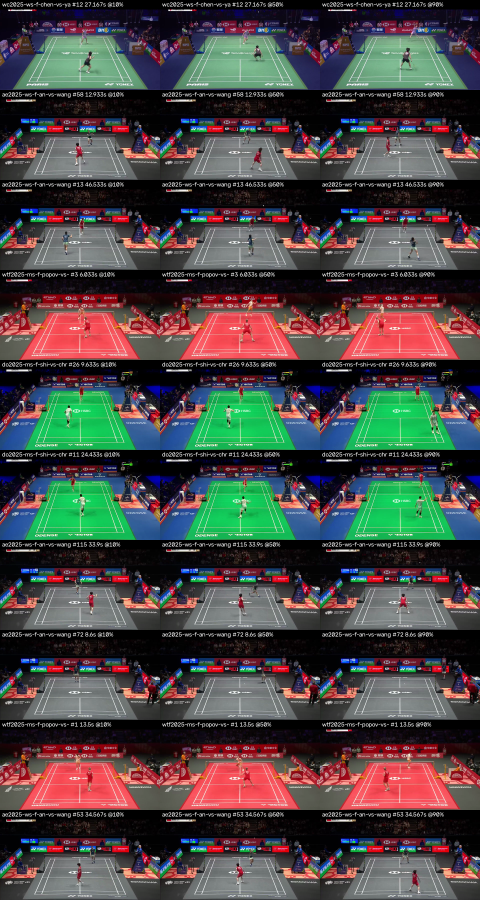
#> input picture data/spot_check.png, 960 x 1800 px (shown at 1/2 size)
$ python -i court_calibrate.py   (imports and definitions only)
#> lines starting #> are read from the running program, lines starting #| are printed output that depends on the picture
#> further down, picture is the input picture: shape (1800, 960, 3); mean B, G, R 68.4, 69.8, 75.2
"""Phase 1B — court homography.

For each match processed by video_prep.py: builds a clean reference image of the main camera view
(per-pixel median of frames across its clips, which removes the players), finds the painted lines,
fits the homography from court metres to image pixels, and checks it by projecting every line back.

  .venv/bin/python court_calibrate.py                          # every match with clips
  .venv/bin/python court_calibrate.py --match <id>
  .venv/bin/python court_calibrate.py --match <id> --click     # seed from 4 clicked corners instead of the search

Writes segments/<match_id>/court.json (homography, camera, per-line errors), court_reference.jpg,
court_mask.png and court_overlay.jpg, plus court_gate.jpg across all matches.
"""
import argparse
import csv
import json
import sys
from itertools import combinations

import cv2
import numpy as np

import court
from video_prep import DATA_DIR, SEG_DIR, label, log, now

LINE_KERNEL = 17               # top-hat size: keeps bright structures thinner than this (px)
TOPHAT_MIN = 30                # how much brighter than the local background a line pixel must be
MAX_LINE_SAT = 70              # painted lines are white; drops coloured boards and logos
HORIZONTAL_MAX_DEG = 25        # lines this close to horizontal are baseline / service line candidates
SEARCH_LINES = 10              # strongest detected lines of each orientation fed to the search
SEARCH_TAU = 10.0              # px cap on each model point's distance to a painted pixel
MIN_COURT_AREA = 0.08          # a hypothesis's projected court must cover this fraction of the frame
REFINE_BANDS = (8, 6, 5, 4, 4)  # px half-width around each projected line when fitting the painted line
MEASURE_BAND = 12              # px half-width when measuring the final error
MIN_LINE_PIXELS = 40
GATE_PX = 10.0                 # 1B gate: projected lines within this of the painted ones
MIN_VISIBLE_LINES = 10         # of 12; the far service area is seen through the net


def read_rows(match_dir):
    with open(match_dir / "segments.csv", newline="") as f:
        return list(csv.DictReader(f))


# [19 lines left out: functions read_frame, reference_frame, not called in this run]


def line_mask(img):
    """Painted lines: thin structures brighter than their surroundings and nearly colourless.

    Uses luminance rather than HSV value, because a red court has almost the value of white paint.
    """
    gray = cv2.cvtColor(img, cv2.COLOR_BGR2GRAY)
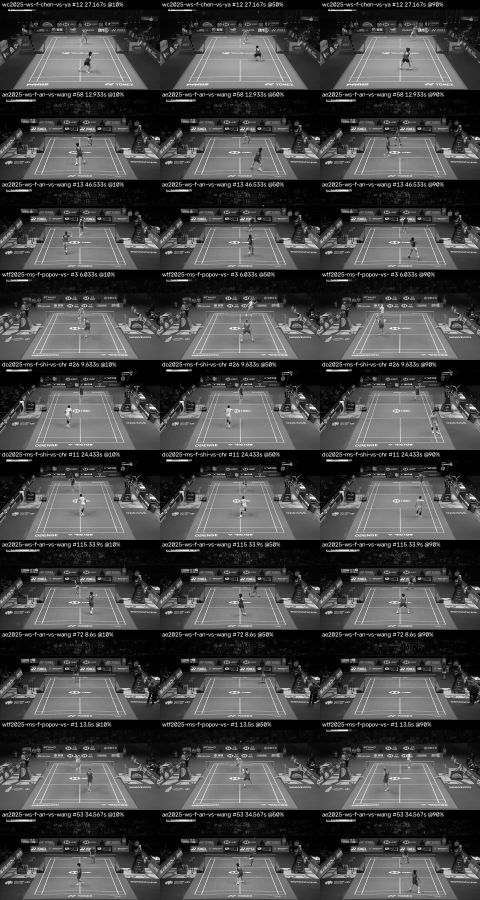
#> gray: shape (1800, 960) (shown at 1/2 size); min 0, max 255, mean 71.3
    kernel = cv2.getStructuringElement(cv2.MORPH_RECT, (LINE_KERNEL, LINE_KERNEL))
    tophat = cv2.morphologyEx(gray, cv2.MORPH_TOPHAT, kernel)
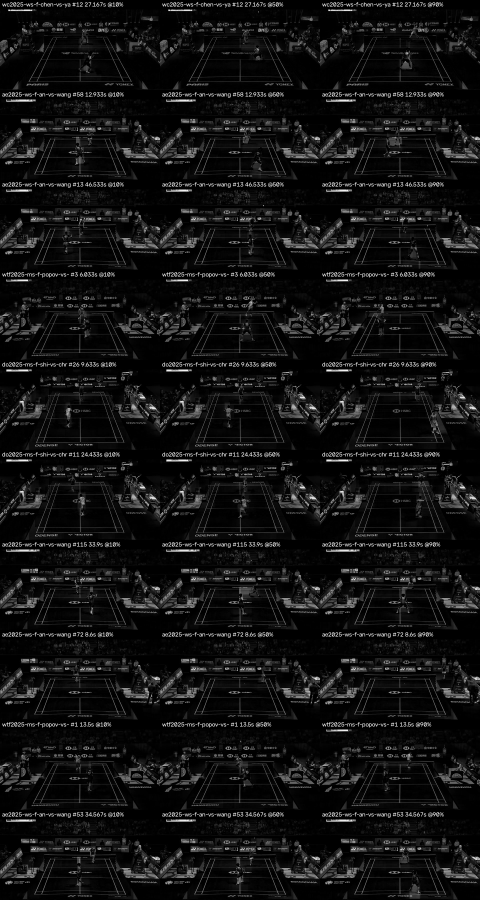
#> tophat: shape (1800, 960) (shown at 1/2 size); min 0, max 255, mean 17.8
    sat = cv2.cvtColor(img, cv2.COLOR_BGR2HSV)[..., 1]
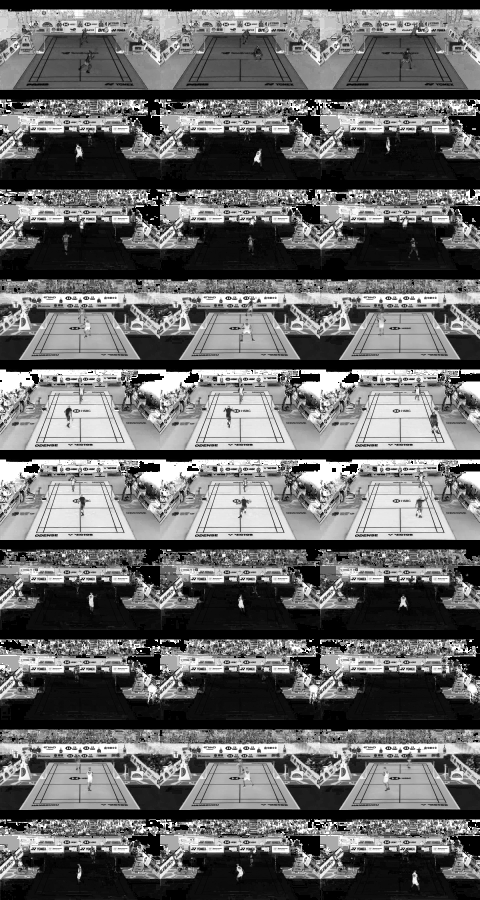
#> sat: shape (1800, 960) (shown at 1/2 size); min 0, max 255, mean 100.9
    return np.where((tophat > TOPHAT_MIN) & (sat < MAX_LINE_SAT), 255, 0).astype(np.uint8)
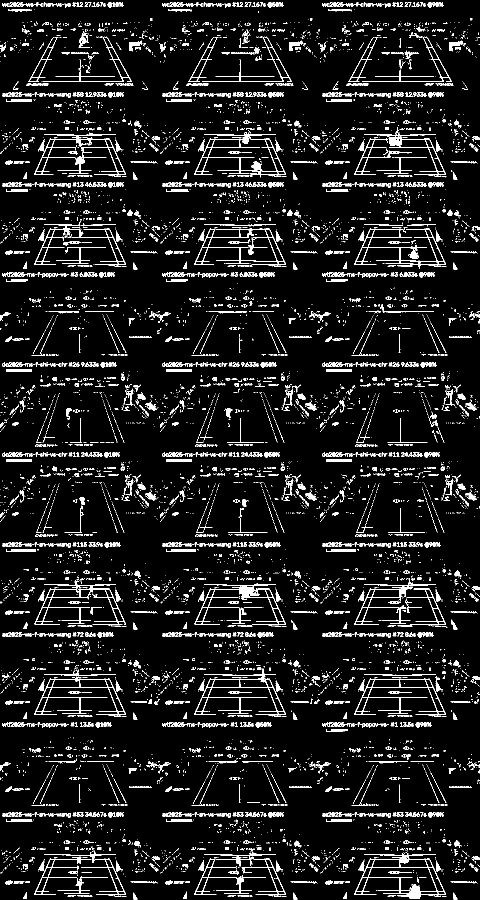
#> returned value: shape (1800, 960) (shown at 1/2 size); 7.8% white in thin lines or dots


def mask_pixels(mask):
    ys, xs = np.nonzero(mask)
    return np.c_[xs, ys].astype(float)


# === INITIAL HOMOGRAPHY ===
# [17 lines left out: function detect_lines, not called in this run]


def intersect(l1, l2):
    p = np.cross([*l1["n"], l1["c"]], [*l2["n"], l2["c"]])
    return None if abs(p[2]) < 1e-9 else p[:2] / p[2]


# [168 lines left out: functions chamfer, auto_init, click_init, parallel_spacing, fit_painted_line, refine and 1 more, not called in this run]


def worst(errors):
    visible = [e["max_px"] for e in errors.values() if e["visible"]]
    return len(visible), (max(visible) if visible else float("inf"))


# [79 lines left out: functions stability, draw_overlay, calibrate, not called in this run]


# [17 lines not run here, left out]

>>> import cv2
>>> picture = cv2.imread('../data/spot_check.png')
>>> result = line_mask(picture)
